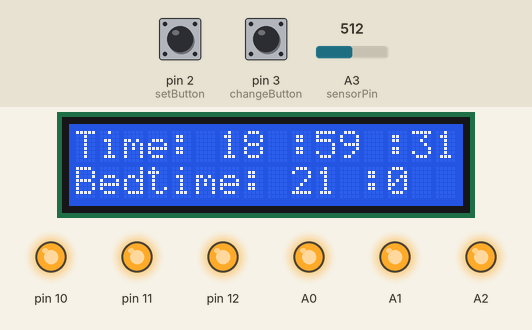
Recording of a sketch running on a simulated Arduino Uno, built with avr-gcc and run on an emulated ATmega328P. Parts: 16×2 character LCD, output pins drawn as LEDs (lit = HIGH). The test bench sets the inputs (shaded band); at power-on: pin 2 (setButton) LOW, pin 3 (changeButton) LOW, A3 (sensorPin) = 512. The local clock reads 2024-03-15 10:24:30 at power-on unless the sketch sets it.

Above: at 1.2 s.
1.3 s: pin 2 (setButton) pulled HIGH for 1.3 s
6.8 s: pin 3 (changeButton) pulled HIGH for 1.3 s
At 8.7 s:
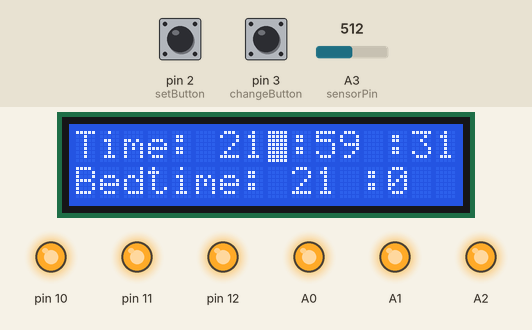
9.6 s: pin 2 (setButton) pulled HIGH for 3.2 s
At 14.4 s:
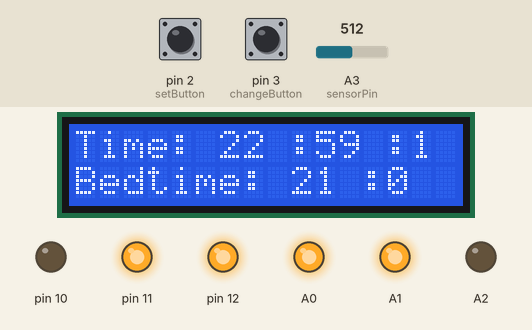
Timing chart, 0 to 15.9 s (numbered marks = the images above; inputs shaded):
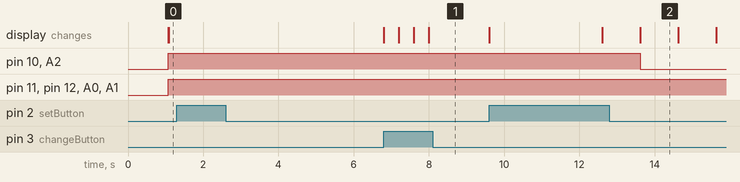

The sketch:

AlarmClock_ML.ino
```cpp
#include<DS3231.h>
#include<LiquidCrystal.h>
DS3231 rtc(A4,A5);
const int rs=9, en = 8, d4 = 7, d5=6, d6=5, d7=4;
LiquidCrystal lcd(rs,en,d4,d5,d6,d7);
Time t;
Time bedtime;

int parse_hours[] = {0,1,2,3,4,5,6,7,8,9,10,11,12,13,14,15,16,17,18,19,20,21,22,23,0,1,2,3,4,5,6,7,8,9,10,11,12,13,14,15,16,17,18,19,20,21,22,23};
int nightLightRange[10];
int th,tm,bh,bm;
int sensorValue = 0;
int flag = 0;
int bedtimeIndex;


const int setButton = 2, changeButton = 3, sensorPin = A3;
boolean setButtonState, changeButtonState;


void setup(){
  Serial.begin(115200);
  rtc.begin();
  lcd.begin(16,2);
  pinMode(setButton,INPUT);
  pinMode(changeButton,INPUT);
  bedtime.hour = 21;
  bedtime.min = 0;
  rtc.setTime(18,59,30);
  pinMode(10,OUTPUT);
  pinMode(11,OUTPUT);
  pinMode(12,OUTPUT);
  pinMode(A0,OUTPUT);
  pinMode(A1,OUTPUT);
  pinMode(A2,OUTPUT);
}

void loop(){

  //------------------------------SHOW TIME----------------------------------
  t = rtc.getTime();
  lcd.setCursor(0,0);
  lcd.print("Time: ");
  lcd.setCursor(6,0);
  lcd.print(t.hour);
  if (t.hour<10)
  lcd.print(' ');
  lcd.setCursor(8,0);
  lcd.print(" :");
  lcd.setCursor(10,0);
  lcd.print(t.min);
  if (t.min<10)
  lcd.print(' ');
  lcd.setCursor(12,0);
  lcd.print(" :");
  lcd.setCursor(14,0);
  lcd.print(t.sec);
  if (t.sec<10)
  lcd.print(' ');

  delay(1000);

  //Show bedtime
  lcd.setCursor(0,1);
  lcd.print("Bedtime: ");
  lcd.setCursor(9,1);
  lcd.print(bedtime.hour);
  lcd.setCursor(12,1);
  lcd.print(":");
  lcd.setCursor(13,1);
  lcd.print(bedtime.min);
  if (bedtime.min<10)
  lcd.print(' ');

  setBedtime();

  //-------------------------------MANUALLY CHANGING TIME/BEDTIME------------------------------------------

  setButtonState = digitalRead(setButton);
  if (setButtonState==1)
    setDigitalClock();

  setButtonState = 0;

  flag = 1;
  for (int i = 0;i<10;i++){
    if (t.hour == nightLightRange[i]){
      flag = 0;
      break;
    }
  }
  if (flag == 0)
    lightingNight();
  else
    checkSensor();


}


void checkSensor(){
  sensorValue = analogRead(sensorPin);
 if (sensorValue<100)     //when sufficient light in environment, sensor reads >800
  lightingEvening();
 else
  lightingMorning();
}


void setDigitalClock(){


  th = t.hour;
  tm = t.min;
  bh = bedtime.hour;
  bm = bedtime.min;

  //-----------------TIME: HOURS----------------------------------
  setButtonState = 0;
  delay(1000);
  while(1){
      //lcd.print("X");
      lcd.setCursor(8,0);
      lcd.blink();
      changeButtonState = digitalRead(changeButton);
      if (changeButtonState == 1){
        changeButtonState =0;
        delay(400);
        th++;
        if (th==24){
          th = 0;
          lcd.setCursor(6,0);
          lcd.print(" ");
        }
        lcd.setCursor(6,0);
        lcd.print(th);
        if (th<10){
          lcd.setCursor(7,0);
          lcd.print(" ");
        }

      }
      changeButtonState = 0;
      setButtonState = 0;
      setButtonState = digitalRead(setButton);
      if ( setButtonState ==1){
        break;
      }

  }
  lcd.noBlink();


  lcd.setCursor(13,1);


  //------------------TIME: MINUTES----------------------------
  setButtonState = 0;
  delay(1000);
  while(1){
      //lcd.print("X");
      lcd.setCursor(12,0);
      lcd.blink();
      changeButtonState = digitalRead(changeButton);
      if (changeButtonState == 1){
        lcd.blink();
        changeButtonState =0;
        delay(400);
        tm++;
        if (tm==60){
          tm = 0;
          lcd.setCursor(10,0);
          lcd.print(" ");
        }
        lcd.setCursor(10,0);
        lcd.print(tm);
        if (tm<10){
          lcd.setCursor(11,0);
          lcd.print(" ");
        }


      }
      changeButtonState = 0;
      setButtonState = 0;
      setButtonState = digitalRead(setButton);
      if ( setButtonState ==1){
        break;
      }

  }
  lcd.noBlink();


  lcd.setCursor(13,1);
  setButtonState = 0;


//----------------BEDTIME: HOURS------------------------

setButtonState = 0;
  delay(1000);
  while(1){
      //lcd.print("X");
      lcd.setCursor(11,1);
      lcd.blink();
      changeButtonState = digitalRead(changeButton);
      if (changeButtonState == 1){
        lcd.blink();
        changeButtonState =0;
        delay(400);
        bh++;
        if (bh==24){
          bh = 0;
          lcd.setCursor(9,1);
          lcd.print(" ");
        }

//        if (bedtime.hour<10)
//          lcd.print(' ');
        lcd.setCursor(9,1);
        lcd.print(bh);

        if (bh<10){
          lcd.setCursor(10,1);
          lcd.print(" ");
        }
      }
      changeButtonState = 0;
      setButtonState = 0;
      setButtonState = digitalRead(setButton);
      if ( setButtonState ==1){
        break;
      }

  }
  lcd.noBlink();


  bedtime.hour = bh;


 //--------------BEDTIME: MINUTES----------------------
setButtonState = 0;
  delay(1000);
  while(1){
      //lcd.print("X");
      lcd.setCursor(15,1);
      lcd.blink();
      changeButtonState = digitalRead(changeButton);
      if (changeButtonState == 1){
        lcd.blink();
        changeButtonState =0;
        delay(400);
        bm++;
        if (bm==60){
          bm = 0;
          lcd.setCursor(13,1);
          lcd.print("  ");
        }
        lcd.setCursor(13,1);
        lcd.print(bm);
        if (bm<10)
        lcd.print("  ");

        if (bm<10){
          lcd.setCursor(14,1);
          lcd.print(" ");
        }

      }
      changeButtonState = 0;
      setButtonState = 0;
      setButtonState = digitalRead(setButton);
      if ( setButtonState ==1){
        break;
      }

  }
  lcd.noBlink();

  bedtime.min = bm;


  //-------------SET ALL---------------------------

  rtc.setTime(th,tm,0);
  setBedtime();

}

void setBedtime(){

    bedtimeIndex=0;
    while(1){
    if (bedtime.hour == parse_hours[bedtimeIndex])
      break;
    bedtimeIndex++;
    }
    int j =0;
    for(int i= bedtimeIndex-2; i<bedtimeIndex+8;i++){
      nightLightRange[j] = parse_hours[i];
      j++;
    }


}

void lightingNight(){


      //LED2
      digitalWrite(10,LOW);    //red pin of rgb led
      digitalWrite(11,HIGH);
      digitalWrite(12,HIGH);

      //LED1
      digitalWrite(A2,LOW);    //red pin of rgb led
      digitalWrite(A1,HIGH);
      digitalWrite(A0,HIGH);


 }


void lightingMorning(){

        //LED2
      digitalWrite(10,HIGH);    //red pin of rgb led
      digitalWrite(11,HIGH);
      digitalWrite(12,HIGH);

      //LED1
      digitalWrite(A2,HIGH);    //red pin of rgb led
      digitalWrite(A1,HIGH);
      digitalWrite(A0,HIGH);

}

void lightingEvening(){

  digitalWrite(10,LOW);
  digitalWrite(11,LOW);
  digitalWrite(12,LOW);

  digitalWrite(A0,LOW);
  digitalWrite(A1,LOW);
  digitalWrite(A2,LOW);

}
```

Measured:
- after the input at 1.3 s, every drawn part: stays the same
- after the input at 9.6 s, pin 10, A2: HIGH → LOW after 4.0 s; the display: first changes at once (image 2 shows a later state)
- what the display in image 2 shows lasts 1.0 s, from 13.6 s to 14.6 s
